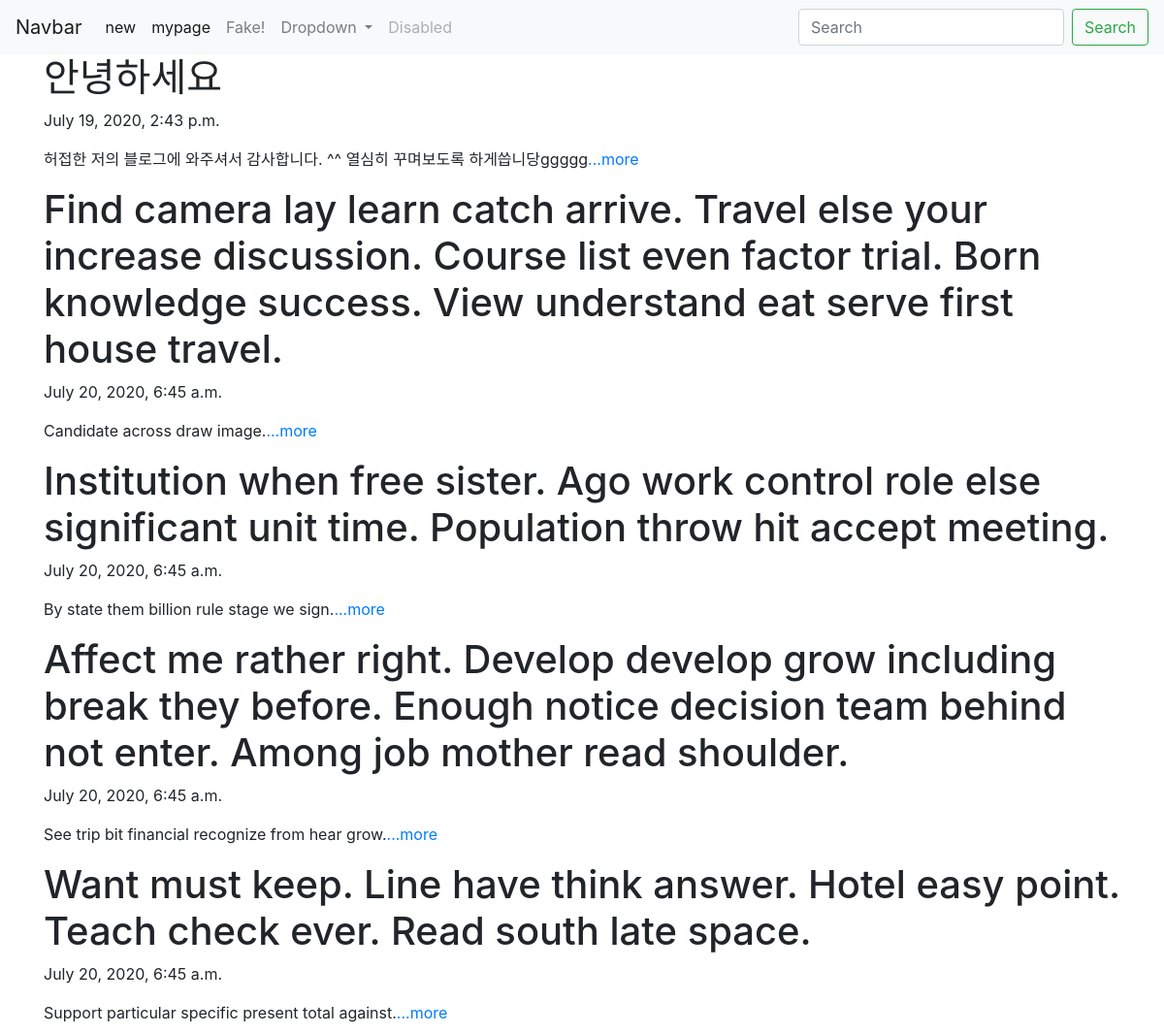
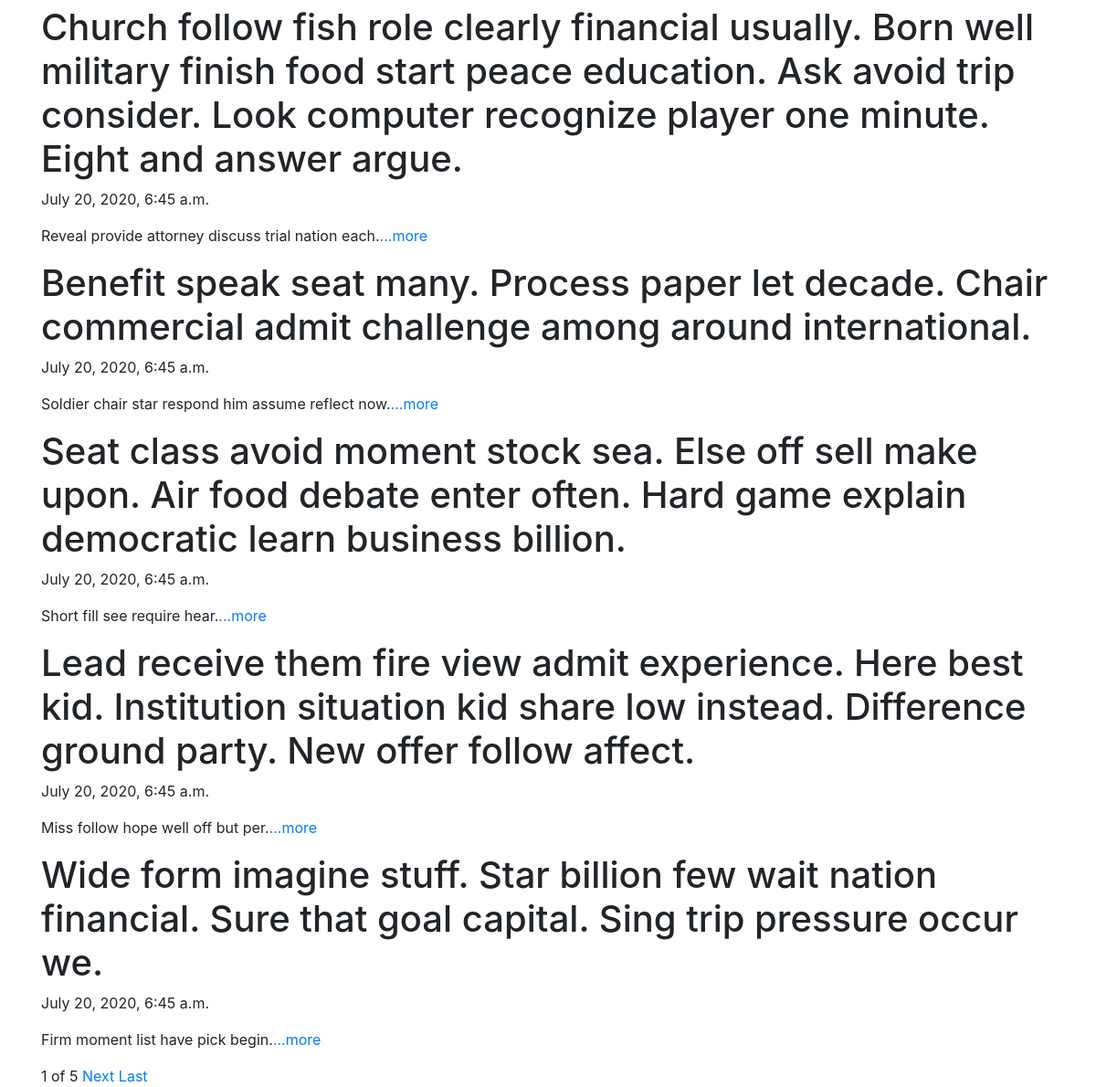
The page / on the database its author committed (2 pictures, top to bottom).
### blog/models.py (models this page shows, shortened)
class Blog(models.Model):
    title = models.CharField(max_length=200)
    pub_date = models.DateTimeField('date published')
    body = models.TextField()
    def summary(self):
        return self.body[:100]

### blog/views.py (the view)
# urls.py: path('',blog.views.blog,name='blog'),
def blog(request):#page를 views에서 한번 걸러줘서 진행
    blogs = Blog.objects
    blog_list=Blog.objects.all() #blog를 가져오는 방식이 query set
    paginator = Paginator(blog_list, 10) #그걸 1개씩 잘라서 페이지를 만들어줘
    page =request.GET.get('page') #실제로 페이지에 들어가는 내용을 가져와줘
    articles = paginator.get_page(page) # 그걸 뿌릴 수 있게 바꿔줘 (객체로)
    return render(request,'blog.html', {'blogs':blogs, 'articles':articles})

### blog/templates/blog.html (shortened to what this page needs)
{% extends 'base.html' %}
{% block content %}
  {% for blog in articles %}
    <div class ='container'>
      <h1>{{blog.title}}</h1>
      <p>{{blog.pub_date}}</p>
      <p>{{blog.summary}}<a href="{% url 'detail' blog.id %}">...more</a></p>
    </div>
  {% endfor %}
  <div class = "container">
    <span>{{articles.number}}</span>
    <span>of</span>
    <span>{{articles.paginator.num_pages}}</span>
    {% if articles.has_next %}
      <a href="?page={{articles.next_page_number}}">Next</a>
      <a href="?page={{articles.paginator.num_pages}}">Last</a>
    {% endif %}
  </div>
{% endblock %}

### myproject/templates/base.html (shortened to what this page needs)
<!DOCTYPE html>
<html>
    <head>
        <link rel="stylesheet" href="https://stackpath.bootstrapcdn.com/bootstrap/4.5.0/css/bootstrap.min.css">
        </head>
        <body>
            <nav class="navbar navbar-expand-lg navbar-light bg-light">
                <a class="navbar-brand" href="#">Navbar</a>
                <div class="collapse navbar-collapse" id="navbarSupportedContent">
                  <ul class="navbar-nav mr-auto">
                    <li class="nav-item active">
                      <a class="nav-link" href="{% url 'new' %}">new <span class="sr-only">(current)</span></a>
                    </li>
                    <li class="nav-item active">
                      <a class="nav-link" href="{% url 'mypage' %}">mypage <span class="sr-only">(current)</span>
                      </a>
                    </li>
                    <li class="nav-item">
                      <a class="nav-link" href="{% url 'fake' %}">Fake!</a>
                    </li>
                    <li class="nav-item dropdown">
                      <a class="nav-link dropdown-toggle" href="#" id="navbarDropdown" role="button" data-toggle="dropdown" aria-haspopup="true" aria-expanded="false">
                        Dropdown
                      </a>
                    </li>
                    <li class="nav-item">
                      <a class="nav-link disabled" href="#" tabindex="-1" aria-disabled="true">Disabled</a>
                    </li>
                  </ul>
                  <form class="form-inline my-2 my-lg-0">
                    <input class="form-control mr-sm-2" type="search" placeholder="Search" aria-label="Search">
                    <button class="btn btn-outline-success my-2 my-sm-0" type="submit">Search</button>
                  </form>
                </div>
              </nav>
              {% block content %}
              {% endblock %}
        </body>
</html>

### rows shown on the page
Blog: title "안녕하세요", pub_date "July 19, 2020, 2:43 p.m.", summary "허접한 저의 블로그에 와주셔서 감사합니다. ^^ 열심히 꾸며보도록 하게씁니당ggggg"
Blog: title "Find camera lay learn catch arrive. Travel else your increase discussion. Course list even factor trial. Born knowledge success. View understand eat serve first house travel.", pub_date "July 20, 2020, 6:45 a.m.", summary "Candidate across draw image."
Blog: title "Institution when free sister. Ago work control role else significant unit time. Population throw hit accept meeting.", pub_date "July 20, 2020, 6:45 a.m.", summary "By state them billion rule stage we sign."
Blog: title "Affect me rather right. Develop develop grow including break they before. Enough notice decision team behind not enter. Among job mother read shoulder.", pub_date "July 20, 2020, 6:45 a.m.", summary "See trip bit financial recognize from hear grow."
Blog: title "Want must keep. Line have think answer. Hotel easy point. Teach check ever. Read south late space.", pub_date "July 20, 2020, 6:45 a.m.", summary "Support particular specific present total against."
Blog: title "Church follow fish role clearly financial usually. Born well military finish food start peace education. Ask avoid trip consider. Look computer recognize player one minute. Eight and answer argue.", pub_date "July 20, 2020, 6:45 a.m.", summary "Reveal provide attorney discuss trial nation each."
Blog: title "Benefit speak seat many. Process paper let decade. Chair commercial admit challenge among around international.", pub_date "July 20, 2020, 6:45 a.m.", summary "Soldier chair star respond him assume reflect now."
Blog: title "Seat class avoid moment stock sea. Else off sell make upon. Air food debate enter often. Hard game explain democratic learn business billion.", pub_date "July 20, 2020, 6:45 a.m.", summary "Short fill see require hear."
Blog: title "Lead receive them fire view admit experience. Here best kid. Institution situation kid share low instead. Difference ground party. New offer follow affect.", pub_date "July 20, 2020, 6:45 a.m.", summary "Miss follow hope well off but per."
Blog: title "Wide form imagine stuff. Star billion few wait nation financial. Sure that goal capital. Sing trip pressure occur we.", pub_date "July 20, 2020, 6:45 a.m.", summary "Firm moment list have pick begin."

### other values the page prints
{{ articles.number }} "1"
{{ articles.paginator.num_pages }} "5"
